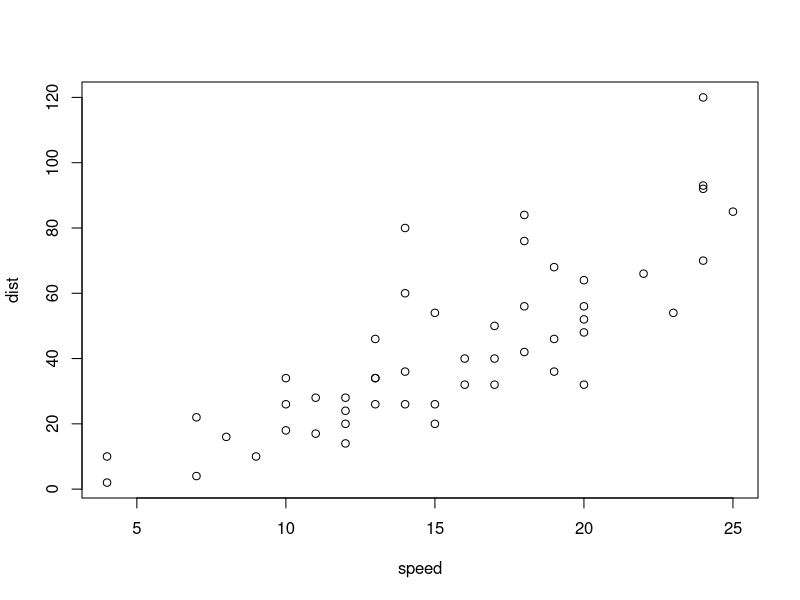
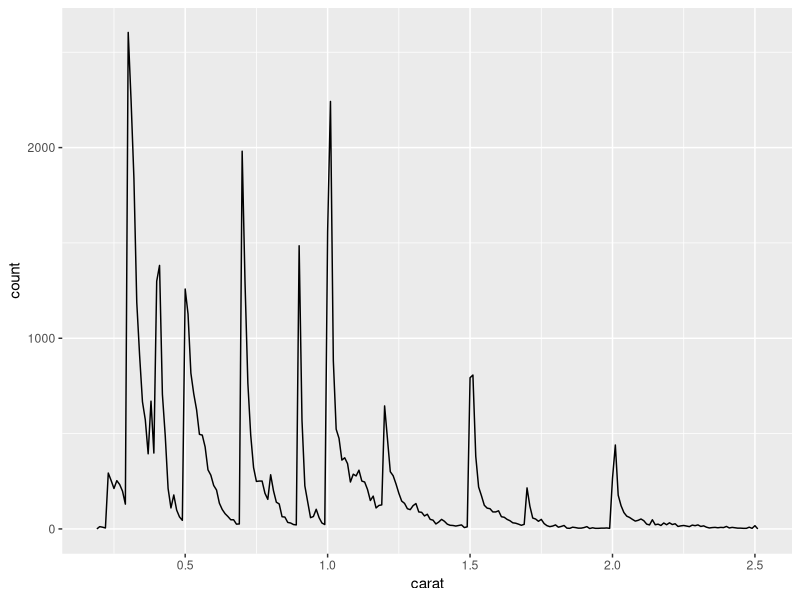

R code for these plots, in order:
## ---- chunk 1
plot(cars)
## ---- chunk 2
library(ggplot2)
library(dplyr)

smaller <- diamonds %>% 
  filter(carat <= 2.5)
## ---- chunk 3
head(smaller)
## ---- chunk 4
smaller %>% 
  ggplot(aes(carat)) + 
  geom_freqpoly(binwidth = 0.01)
